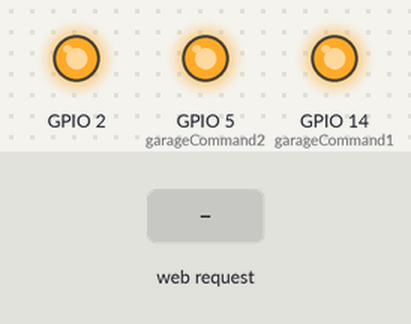
Simulated run of this sketch. Board: ESP8266 (NodeMCU). On the bench: output pins drawn as LEDs (lit = HIGH). The test bench sets the inputs (shaded band). WiFi joins after 1.5 s; servers stay silent unless stated.

Above: at 6.2 s.
6.3 s: HTTP request GET /garage/1/toggle/oGXabhvW6k received
At 7.1 s:
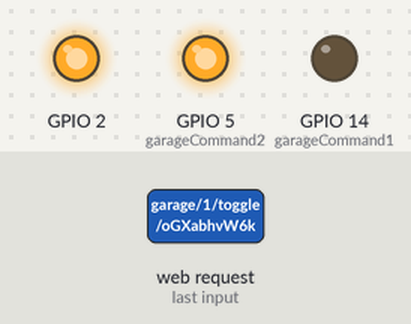
8.8 s: HTTP request GET /garage/2/toggle/oGXabhvW6k received
At 9.2 s:
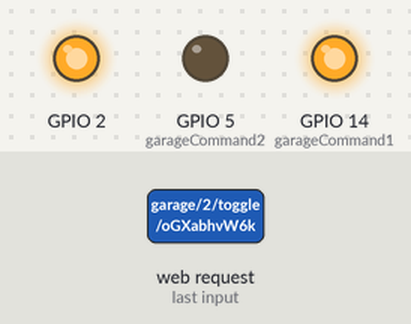
Timing chart, 0 to 11.8 s (numbered marks = the images above; inputs shaded):
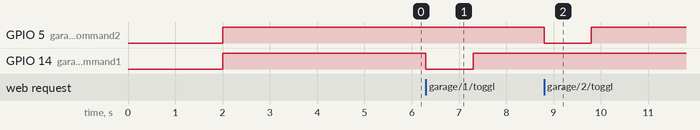

Measured:
- after the input at 6.3 s, GPIO 14 (garageCommand1): HIGH → LOW at once, → HIGH 1.0 s later
- after the input at 8.8 s, GPIO 5 (garageCommand2): HIGH → LOW at once, → HIGH 1.0 s later

The sketch:

nodemcu.ino
```cpp
#include <ESP8266WiFi.h>
#include <WiFiClient.h>
#include <ESP8266WebServer.h>

const char* ssid = "claire"; // wifi SSID
const char* password = "26afaf2004";// wifi password
#define garageCommand1 14 // D5
#define garageSensor1 12 // D6
#define garageCommand2 05 // D1
#define garageSensor2 04 // D2
ESP8266WebServer server(80);

void setup(void){
  pinMode(2, OUTPUT);
  delay(2000);
  pinMode(garageSensor1, INPUT);
  pinMode(garageSensor2, INPUT);
  pinMode(garageCommand1, OUTPUT);
  pinMode(garageCommand2, OUTPUT);
  digitalWrite(garageCommand1, HIGH);
  digitalWrite(garageCommand2, HIGH);

  WiFi.begin(ssid, password);

  while (WiFi.status() != WL_CONNECTED) {
    delay(2000);
    digitalWrite(2, LOW);
    delay(1000);
  }
  digitalWrite(2, HIGH);
  WiFi.mode(WIFI_STA);


  server.on("/garage/1/toggle/oGXabhvW6k", [](){
    server.send(200, "application/json", "{\"toggling\":true}");
    digitalWrite(garageCommand1, LOW);
    delay(1000);
    digitalWrite(garageCommand1, HIGH);
  });

  server.on("/garage/2/toggle/oGXabhvW6k", [](){
    server.send(200, "application/json", "{\"toggling\":true}");
    digitalWrite(garageCommand2, LOW);
    delay(1000);
    digitalWrite(garageCommand2, HIGH);
  });

  server.on("/garage/1/status/oGXabhvW6k", [](){
    if (digitalRead(garageSensor1) == HIGH) {
      server.send(200, "application/json", "{\"closed\":true}");
    } else {
      server.send(200, "application/json", "{\"closed\":false}");
    }

  });

  server.on("/garage/2/status/oGXabhvW6k", [](){
    if (digitalRead(garageSensor2) == HIGH) {
      server.send(200, "application/json", "{\"closed\":true}");
    } else {
      server.send(200, "application/json", "{\"closed\":false}");
    }

  });

  server.begin();
}
void loop(void){
  server.handleClient();
}
```
